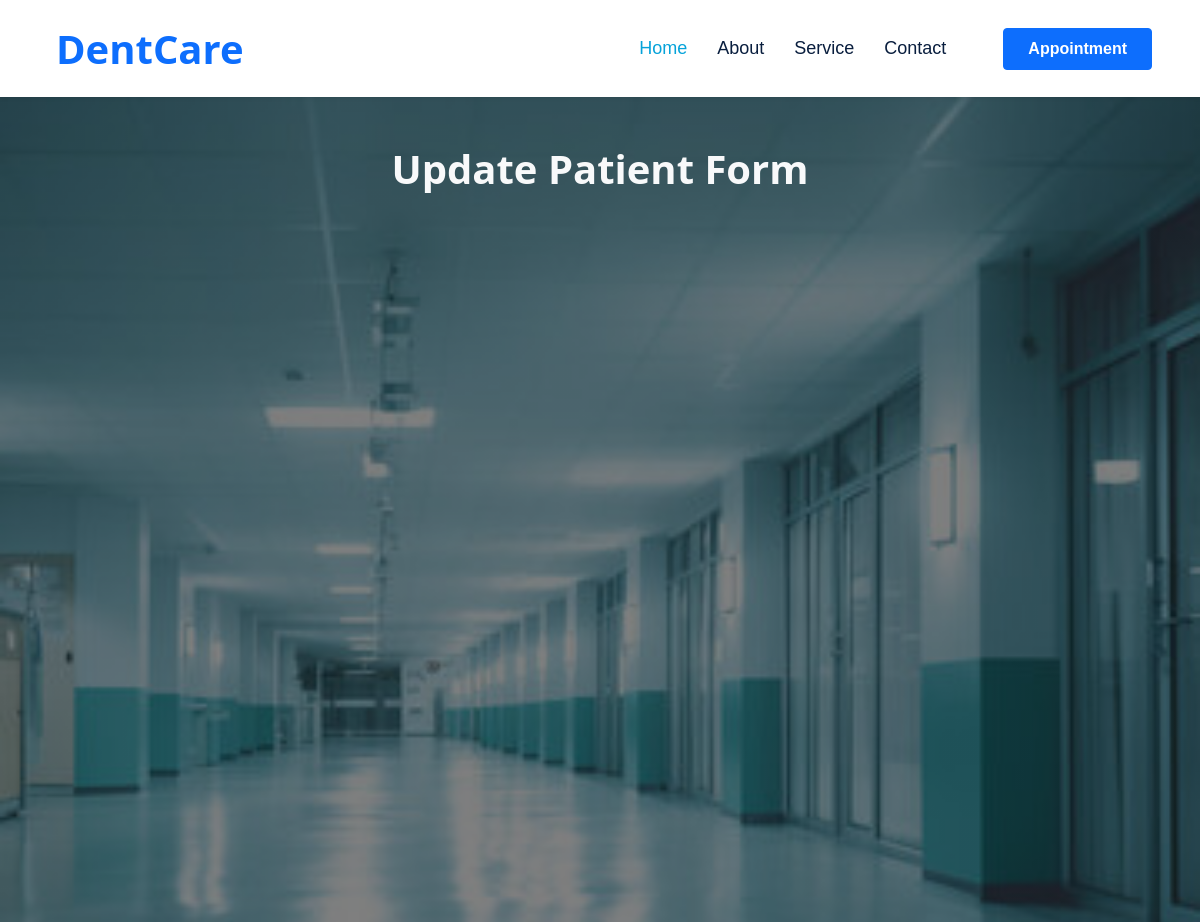
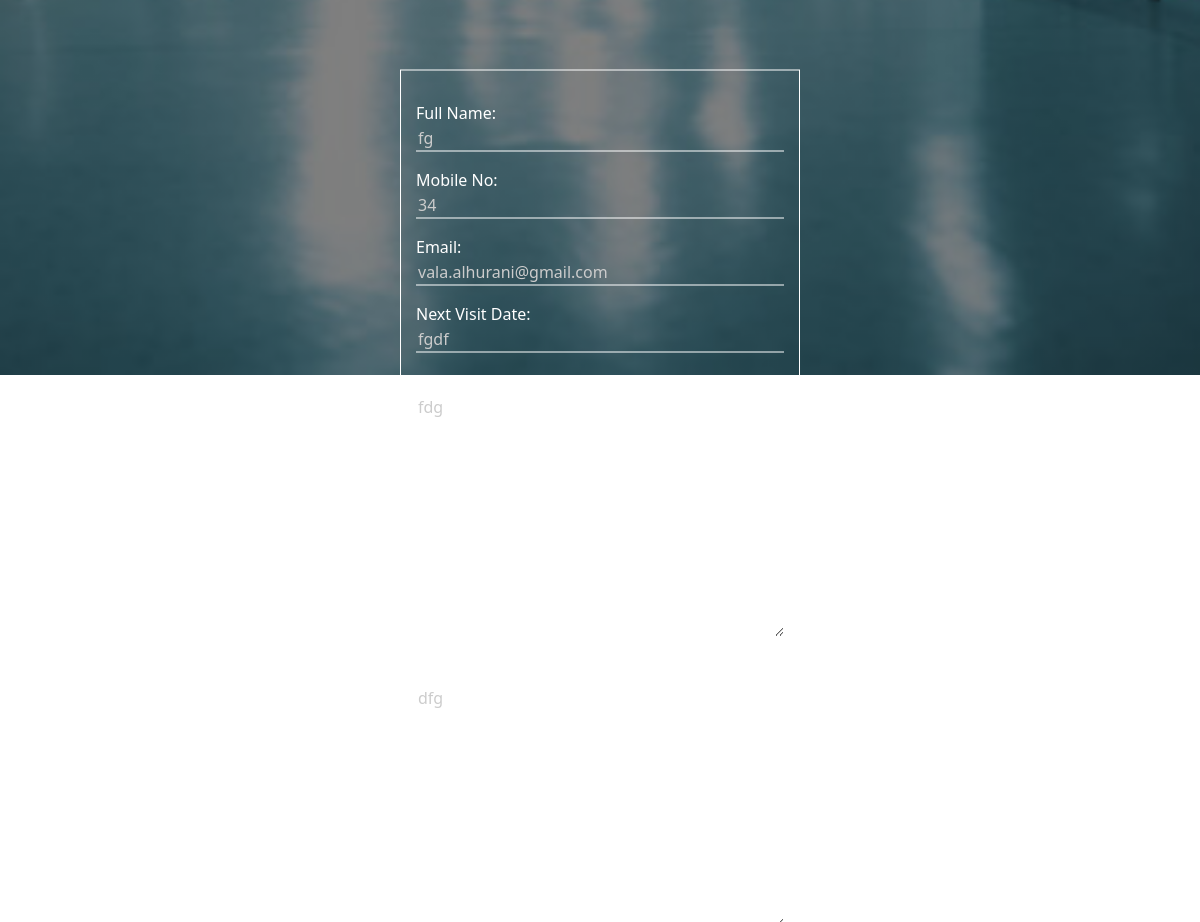
Page /update_patient/6 on the committed database (2 pictures, top to bottom).
### main/models.py (models this page shows, shortened)
class Patient(models.Model):
    full_name = models.CharField(max_length=100)
    email = models.CharField(max_length=100)
    mobile_no = models.CharField(max_length=100)
    address = models.TextField()
    detail = models.TextField()
    visit_date = models.DateTimeField(auto_now_add=True)
    next_visit_date = models.CharField(max_length=100)

### main/views.py (the view)
# urls.py: path('update_patient/<int:id>',views.update_patient, name ='update_patient'),
def update_patient(request,id):
    patient = Patient.objects.get(id=id)
    if request.method == 'POST':
        form = PatientForm(request.POST, instance=patient)  # Pass the instance to the form
        if form.is_valid():
            form.save()
            messages.success(request, "patient form has been updated.")
            time.sleep(1)
            return redirect('home')
    else:
        form = PatientForm(instance=patient)
    return render(request, 'update_patient.html', {'form': form})

### main/forms.py
class PatientForm(forms.ModelForm):
    class Meta:
        model=Patient
        fields =('full_name','mobile_no','email','next_visit_date','address', 'detail')
        widgets = {
            'full_name': forms.TextInput(attrs={'class': 'custom-control'}),
            'mobile_no': forms.TextInput(attrs={'class': 'custom-control'}),
            'address': forms.Textarea(attrs={'class': 'custom-control'}),
            'email': forms.EmailInput(attrs={'class': 'custom-control'}),
            "visit_date": forms.DateInput(attrs={'class': 'custom-control'}),
            'detail': forms.Textarea(attrs={'class': 'custom-control'}),
            'next_visit_date': forms.DateInput(attrs={'class': 'custom-control'}),
        }

### main/templates/update_patient.html (shortened to what this page needs)
{% include 'main.html' %}
{% block content %}
<div class="form-image">
    <div class="container">
        <h1 class="text-center text-light p-5">Update Patient Form</h1>
        <form class="form-patient" method="POST">
            <table class="mt-5">
                {{ form.as_p }}
            </table>
        </form>
    </div>
</div>
{% endblock %}

### patientRecord/static/style/style.css (style rules this page uses)
.form-image { height: 1200px; background-position: center; background-size: cover; background-repeat: no-repeat; background-image: linear-gradient(rgba(0, 0, 0, 0.5), rgba(0, 0, 0, 0.5)), url('../img/360_F_630075147_hFX9sPPOcr5OmRfSsrho5dwzYcUCnmyf.jpg'); }
.form-patient { position: absolute; top: 80%; left: 50%; transform: translate(-50%,-50%); border: 1px solid white; padding: 15px; width: 400px; }
.form-patient label { display: block; }
.custom-control { background: transparent; color: #cccccc !important; border: none !important; outline: none !important; width: 100%; }
.form-patient p { color: white; border-bottom: 1px solid white; margin-top: 15px; }
body { text-transform: capitalize !important; }

### patientRecord/static/css/style.css (style rules this page uses)
:root { --primary: #06A3DA; --secondary: #F57E57; --light: #EEF9FF; --dark: #091E3E; }
h1, h2, .font-weight-bold { font-weight: 700 !important; }

### rows in the picture
Patient: full_name "fg", mobile_no "34", email "vala.alhurani@gmail.com", next_visit_date "fgdf", address "fdg", detail "dfg"
